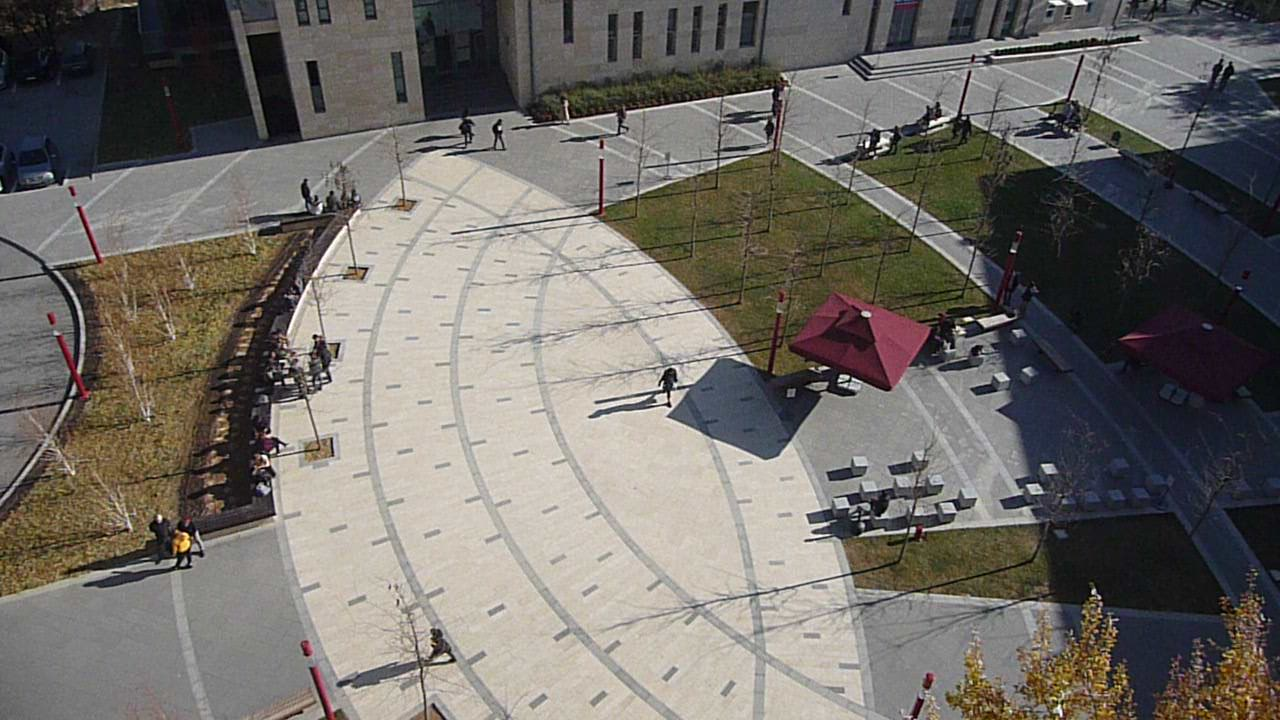
#> input picture test.jpg, 1280 x 720 px
$ python -i shadow_remover.py   (imports and definitions only)
#> lines starting #> are read from the running program, lines starting #| are printed output that depends on the picture; after the words box and inside, x2 and y2 are one past the last pixel; in counts of white or black regions, pixels touching at a corner belong together
#> in process_image_file, org_image is the input picture: shape (720, 1280, 3); mean B, G, R 103.9, 109, 113.1
from typing import Tuple, List

import cv2 as cv
import numpy as np
from skimage import measure
from matplotlib import pyplot as plt

'''
Shadow removal code by Yalım Doğan

This software is implemented according to the methods presented in:

- Murali, Saritha, and V. K. Govindan.
"Removal of shadows from a single image."
the Proceedings of First International Conference on Futuristic Trends
in Computer Science and Engineering. Vol. 4.

- Murali, Saritha, and V. K. Govindan.
"Shadow detection and removal from a single image using LAB color space."
Cybernetics and information technologies 13.1 (2013): 95-103.

'''

# Applies median filtering over given point
def median_filter(img: np.ndarray,
                  point: np.ndarray,
                  filter_size: int) -> List:
    indices = [[x, y]
               for x in range(point[1] - filter_size // 2, point[1] + filter_size // 2 + 1)
               for y in range(point[0] - filter_size // 2, point[0] + filter_size // 2 + 1)]

    indices = list(filter(lambda x: not (x[0] < 0 or x[1] < 0 or
                                         x[0] >= img.shape[0] or
                                         x[1] >= img.shape[1]), indices))

    pixel_values = [0, 0, 0]

    # Find the median of pixel values
    for channel in range(3):
        pixel_values[channel] = list(img[index[0], index[1], channel] for index in indices)
    pixel_values = list(np.median(pixel_values, axis=1))

    return pixel_values


# Applies median filtering on given contour pixels, the filter size is adjustable
def edge_median_filter(img: np.ndarray,
                       contours_list: tuple,
                       filter_size: int = 7) -> np.ndarray:
    temp_img = np.copy(img)

    for partition in contours_list:
        for point in partition:
            temp_img[point[0][1]][point[0][0]] = median_filter(img,
                                                               point[0],
                                                               filter_size)

    return cv.cvtColor(temp_img, cv.COLOR_HSV2BGR)


# [59 lines left out: functions display_region, correct_region_lab, not called in this run]


def correct_region_bgr(org_img: np.ndarray,
                       shadow_clear_img: np.ndarray,
                       shadow_indices: np.ndarray,
                       non_shadow_indices: np.ndarray) -> np.ndarray:
    # Calculate average BGR values in current shadow region and non-shadow areas
    shadow_average_bgr = np.mean(org_img[shadow_indices[0], shadow_indices[1], :], axis=0)

    # Get the average BGR from border areas
    border_average_bgr = np.mean(org_img[non_shadow_indices[0], non_shadow_indices[1], :], axis=0)
    bgr_ratio = border_average_bgr / shadow_average_bgr

    # Adjust BGR
    shadow_clear_img[shadow_indices[0], shadow_indices[1]] = np.uint8(
        shadow_clear_img[shadow_indices[0],
                         shadow_indices[1]] * bgr_ratio)

    return shadow_clear_img


def process_regions(org_image: np.ndarray,
                    mask: np.ndarray,
                    lab_adjustment: bool,
                    shadow_dilation_kernel_size: int,
                    shadow_dilation_iteration: int,
                    shadow_size_threshold: int,
                    verbose: bool) -> np.ndarray:
    lab_img = cv.cvtColor(org_image, cv.COLOR_BGR2LAB)
    shadow_clear_img = np.copy(org_image)  # Used for constructing corrected image

    # We need connected components
    # Initialize the labels of the blobs in our binary image
    labels = measure.label(mask)

    non_shadow_kernel_size = (shadow_dilation_kernel_size, shadow_dilation_kernel_size)
    non_shadow_kernel = cv.getStructuringElement(cv.MORPH_ELLIPSE, non_shadow_kernel_size)

    CHANNEL_MAX = 255

    # Now, we will iterate over each label's pixels
    for label in np.unique(labels):
        if not label == 0:
            temp_filter = np.zeros(mask.shape, dtype="uint8")
            temp_filter[labels == label] = CHANNEL_MAX

            # Only consider blobs with size above threshold
            if cv.countNonZero(temp_filter) >= shadow_size_threshold:
                shadow_indices = np.where(temp_filter == CHANNEL_MAX)

                non_shadow_temp_filter = cv.dilate(temp_filter, non_shadow_kernel,
                                                   iterations=shadow_dilation_iteration)

                # Get the new set of indices and remove shadow indices from them
                non_shadow_temp_filter = cv.bitwise_xor(non_shadow_temp_filter, temp_filter)
                non_shadow_indices = np.where(non_shadow_temp_filter == CHANNEL_MAX)

                # Contours are used for extracting the edges of the current shadow region
                contours, hierarchy = cv.findContours(temp_filter, cv.RETR_TREE, cv.CHAIN_APPROX_SIMPLE)

                if lab_adjustment:
                    shadow_clear_img = correct_region_lab(lab_img, shadow_clear_img,
                                                          shadow_indices, non_shadow_indices)
                else:
                    shadow_clear_img = correct_region_bgr(org_image, shadow_clear_img,
                                                          shadow_indices, non_shadow_indices)

                # Then apply median filtering over edges to smooth them
                # At least on the images I tried, this doesn't work as intended.
                # It is possible that this is the result of using a high frequency image only

                # Image is converted to HSV before filtering, as BGR components of the image
                # is more interconnected, therefore filtering each channel independently wouldn't be correct
                shadow_clear_img = edge_median_filter(cv.cvtColor(shadow_clear_img, cv.COLOR_BGR2HSV),
                                                      contours)
                if verbose:
                    display_region(org_image, shadow_clear_img, label, temp_filter, contours)

    return shadow_clear_img


def calculate_mask(org_image: np.ndarray,
                   ab_threshold: int,
                   region_adjustment_kernel_size: int) -> np.ndarray:
#> called with ab_threshold = 256, region_adjustment_kernel_size = 10
    lab_img = cv.cvtColor(org_image, cv.COLOR_BGR2LAB)
#> lab_img: shape (720, 1280, 3); mean of channels 0, 1, 2 114.7, 129, 131.3

    # Convert the L,A,B from 0 to 255 to 0 - 100 and -128 - 127 and -128 - 127 respectively
    l_range = (0, 100)
    ab_range = (-128, 127)

    lab_img = lab_img.astype('int16')
#> lab_img: shape (720, 1280, 3) int16; mean of channels 0, 1, 2 114.7, 129, 131.3
    lab_img[:, :, 0] = lab_img[:, :, 0] * l_range[1] / 255
#> lab_img: shape (720, 1280, 3) int16; mean of channels 0, 1, 2 44.5, 129, 131.3
    lab_img[:, :, 1] += ab_range[0]
#> lab_img: shape (720, 1280, 3) int16; mean of channels 0, 1, 2 44.5, 1, 131.3
    lab_img[:, :, 2] += ab_range[0]
#> lab_img: shape (720, 1280, 3) int16; mean of channels 0, 1, 2 44.5, 1, 3.3

    # Calculate the mean values of L, A and B across all pixels
    means = [np.mean(lab_img[:, :, i]) for i in range(3)]
#> means = [44.47, 0.987, 3.28]
    thresholds = [means[i] - (np.std(lab_img[:, :, i]) / 3) for i in range(3)]
#> thresholds = [35.78, -0.286, 0.445]

    # Apply threshold using only L
    if sum(means[1:]) <= ab_threshold:
        mask = cv.inRange(lab_img, (l_range[0], ab_range[0], ab_range[0]),
                                   (thresholds[0], ab_range[1], ab_range[1]))
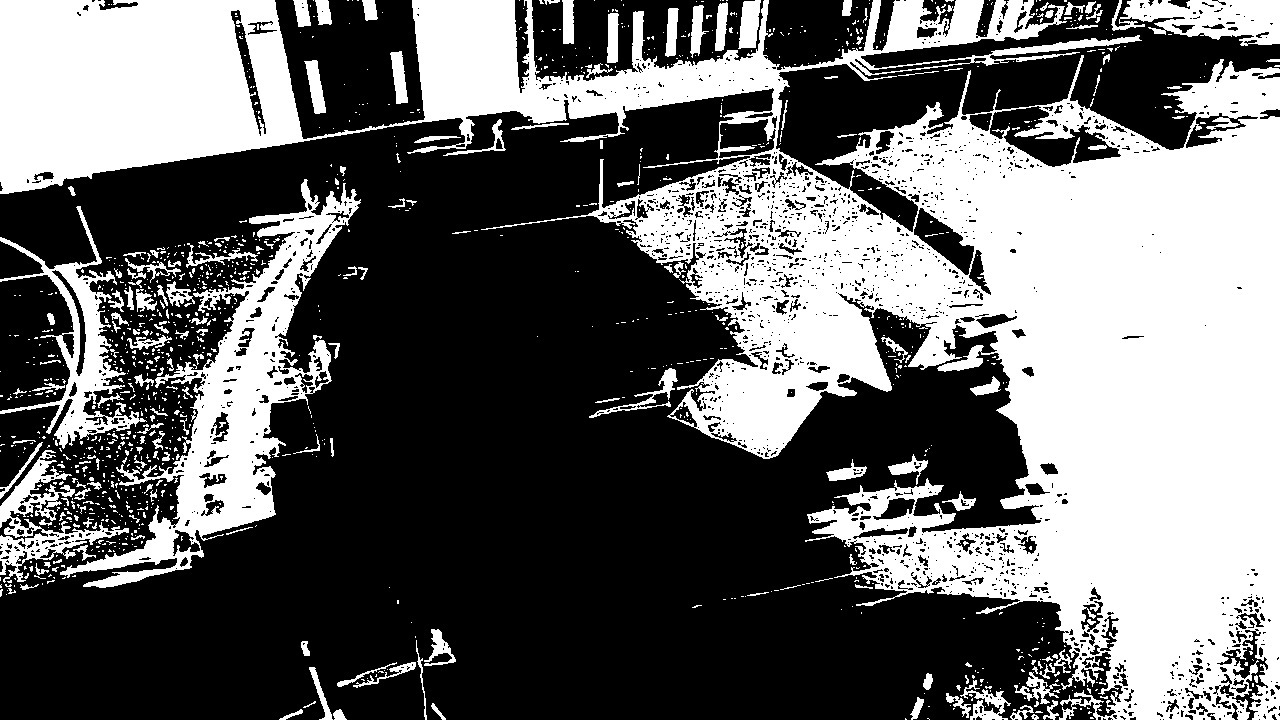
#> mask: shape (720, 1280); 40.7% white; 1217 white regions (1043 under 20 px), largest, box (x1, y1, x2, y2) and area: (0, 0, 1280, 720) 306721, (60, 179, 361, 588) 27309, (0, 206, 147, 449) 7055
    else:  # Else, also consider B channel
        mask = cv.inRange(lab_img, (l_range[0], ab_range[0], ab_range[0]),
                                   (thresholds[0], ab_range[1], thresholds[2]))

    kernel_size = (region_adjustment_kernel_size, region_adjustment_kernel_size)
    kernel = cv.getStructuringElement(cv.MORPH_ELLIPSE, kernel_size)
    cv.morphologyEx(mask, cv.MORPH_CLOSE, kernel, mask)
    cv.morphologyEx(mask, cv.MORPH_OPEN, kernel, mask)
#> mask: shape (720, 1280); 48.5% white; 25 white regions, largest, box (x1, y1, x2, y2) and area: (412, 0, 1280, 720) 288962, (0, 177, 361, 596) 81975, (0, 0, 304, 196) 49055

    return mask


def remove_shadows(org_image: np.ndarray,
                   ab_threshold: int,
                   lab_adjustment: bool,
                   region_adjustment_kernel_size: int,
                   shadow_dilation_iteration: int,
                   shadow_dilation_kernel_size: int,
                   shadow_size_threshold: int,
                   verbose: bool) -> Tuple[np.ndarray, np.ndarray]:
    mask = calculate_mask(org_image,
                          ab_threshold,
                          region_adjustment_kernel_size)

    shadow_clear_img = process_regions(org_image,
                                       mask,
                                       lab_adjustment,
                                       shadow_dilation_kernel_size,
                                       shadow_dilation_iteration,
                                       shadow_size_threshold,
                                       verbose)
#> in process_regions, `labels = measure.label(mask)`:
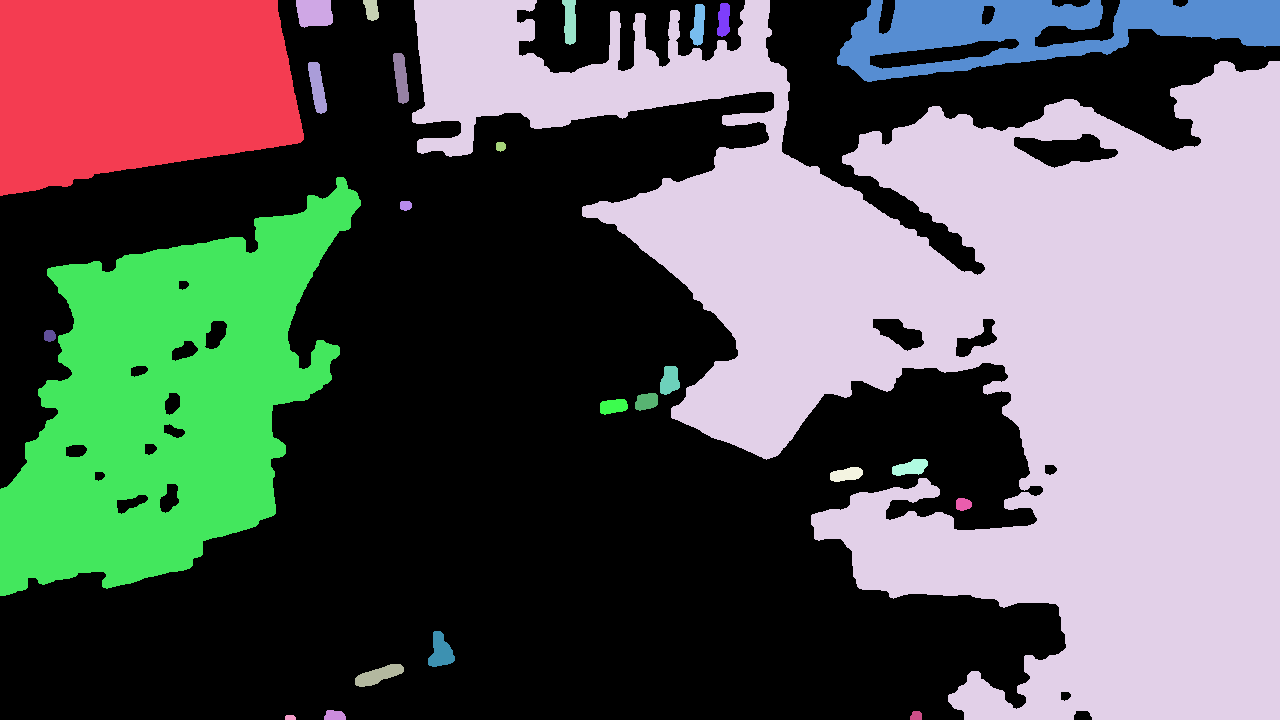
#> labels: shape (720, 1280) int64; 26 distinct labels, from 0 to 25; one colour per label, 0 black
#> the loop in process_regions, `for label in np.unique(labels):` made 26 passes
#> after the loop in process_regions, `for label in np.unique(labels):`:
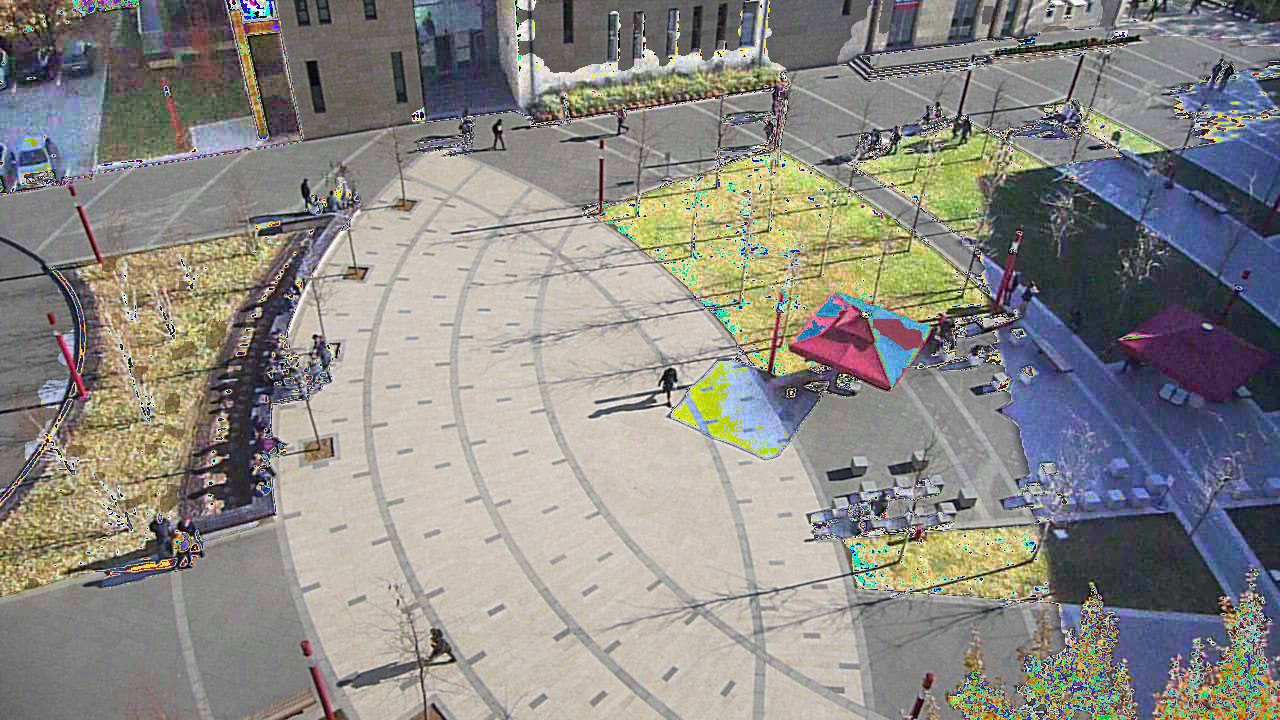
#> shadow_clear_img: shape (720, 1280, 3); mean B, G, R 132.7, 137.2, 139.3
#> after the loop in process_regions, `for label in np.unique(labels):`:
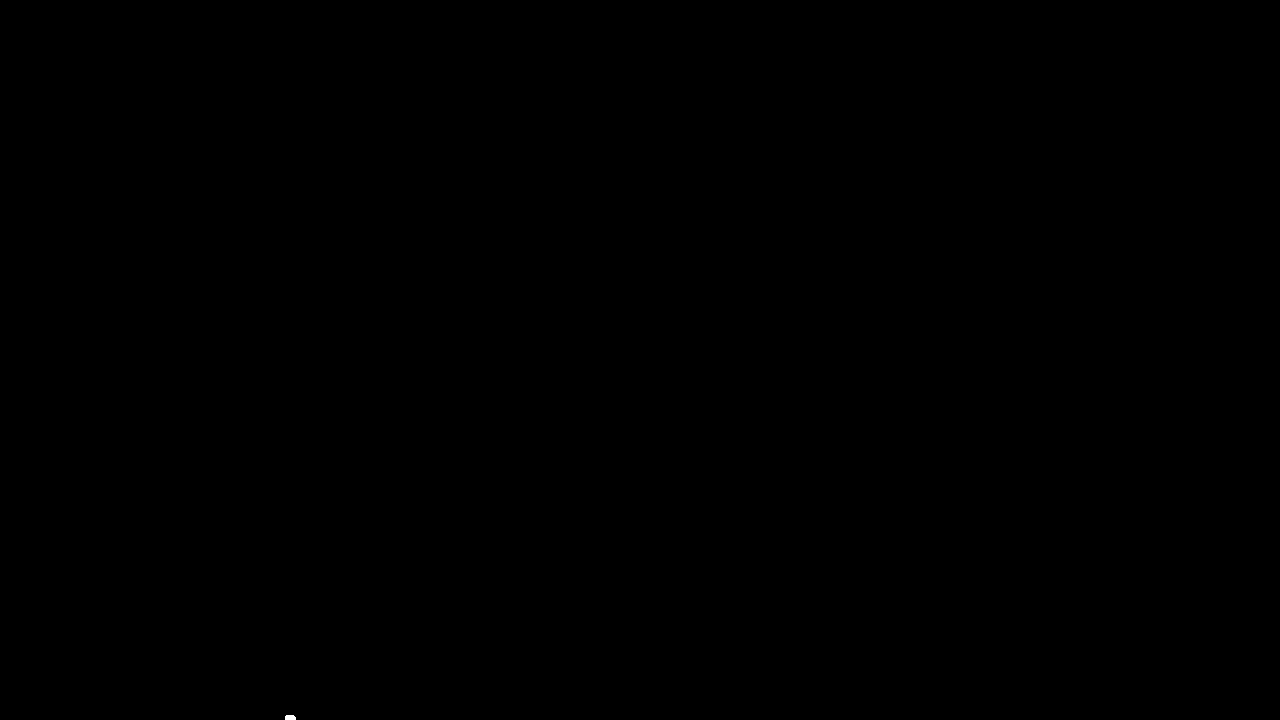
#> temp_filter: shape (720, 1280); 0.01% white; 1 white region, box (x1, y1, x2, y2) and area: (285, 715, 296, 720) 51

    mask = cv.cvtColor(mask, cv.COLOR_GRAY2RGB)

    return shadow_clear_img, mask


def process_image_file(img_name: str,
                       save: bool = False,
                       ab_threshold: int = 256,
                       lab_adjustment: bool = False,
                       region_adjustment_kernel_size: int = 10,
                       shadow_dilation_kernel_size: int = 5,
                       shadow_dilation_iteration: int = 3,
                       shadow_size_threshold: int = 2500,
                       verbose: bool = False) -> Tuple[np.ndarray, np.ndarray, np.ndarray]:
    org_image = cv.imread(img_name)
    print("Read the image {}".format(img_name))

    shadow_clear, mask = remove_shadows(org_image,
                                        ab_threshold,
                                        lab_adjustment,
                                        region_adjustment_kernel_size,
                                        shadow_dilation_iteration,
                                        shadow_dilation_kernel_size,
                                        shadow_size_threshold,
                                        verbose=verbose)

    _, axes = plt.subplots(1, 3)
    ax = axes.ravel()

    plt.title("Final Results")

    ax[0].imshow(cv.cvtColor(org_image, cv.COLOR_BGR2RGB))
    ax[0].set_title("Original Image")

    ax[1].imshow(cv.cvtColor(mask, cv.COLOR_BGR2RGB))
    ax[1].set_title("Shadow Regions")

    ax[2].imshow(cv.cvtColor(shadow_clear, cv.COLOR_BGR2RGB))
    ax[2].set_title("Corrected Image")

    plt.tight_layout()
    plt.show()
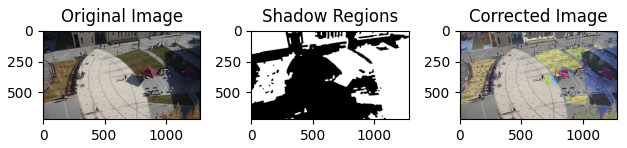
#> figure drawn by matplotlib, 3 panels

    if save:
        f_name = img_name[:img_name.index(".")] + "_shadowClear" + img_name[img_name.index("."):]
        cv.imwrite(f_name, shadow_clear)
        print("Saved result as " + f_name)

    return org_image, mask, shadow_clear

>>> result = process_image_file('../test.jpg')
